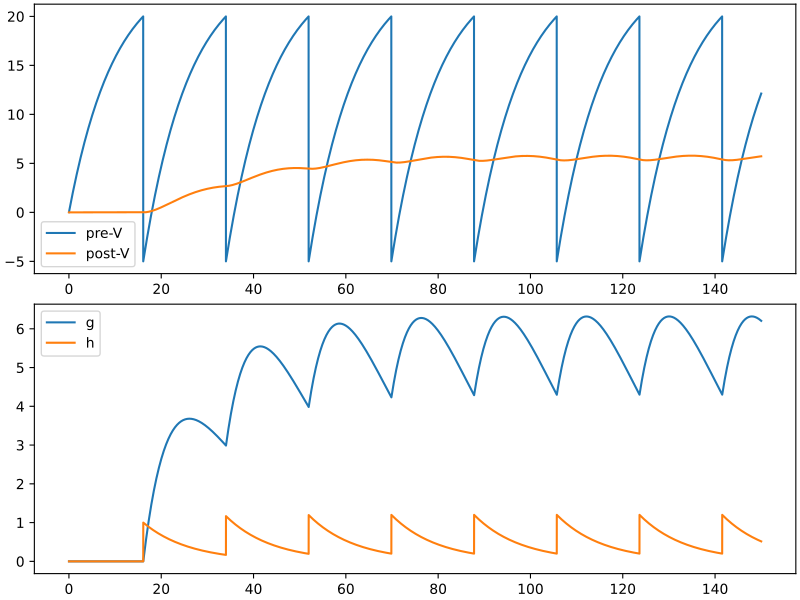

This figure's Python source:
import brainpy as bp
from brainpy import neurons, synapses, synouts
import matplotlib.pyplot as plt
# >>>
neu1 = neurons.LIF(1)
neu2 = neurons.LIF(1)
syn1 = synapses.Alpha(neu1, neu2, bp.connect.All2All(), output=synouts.CUBA())
net = bp.Network(pre=neu1, syn=syn1, post=neu2)
# >>>
runner = bp.DSRunner(net, inputs=[('pre.input', 25.)], monitors=['pre.V', 'post.V', 'syn.g', 'syn.h'])
runner.run(150.)
# >>>
fig, gs = bp.visualize.get_figure(2, 1, 3, 8)
fig.add_subplot(gs[0, 0])
plt.plot(runner.mon.ts, runner.mon['pre.V'], label='pre-V')
plt.plot(runner.mon.ts, runner.mon['post.V'], label='post-V')
plt.legend()
fig.add_subplot(gs[1, 0])
plt.plot(runner.mon.ts, runner.mon['syn.g'], label='g')
plt.plot(runner.mon.ts, runner.mon['syn.h'], label='h')
plt.legend()
plt.show()
